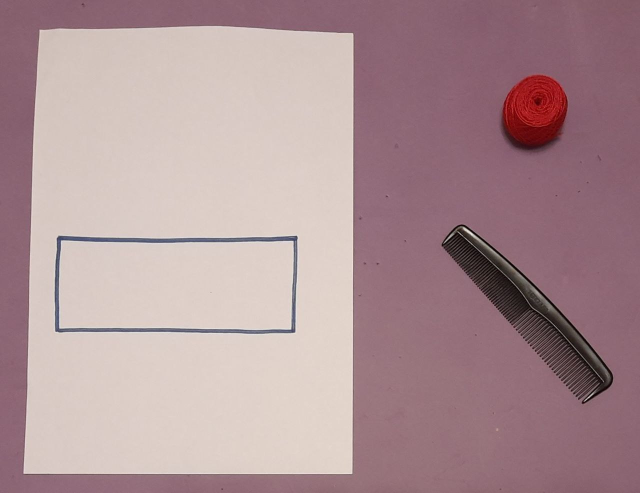
#> input picture input/polygon_1.jpg, 1280 x 986 px (shown at 1/2 size)
$ python -i detectcontours.py   (imports and definitions only)
#> lines starting #> are read from the running program, lines starting #| are printed output that depends on the picture; after the words box and inside, x2 and y2 are one past the last pixel; in counts of white or black regions, pixels touching at a corner belong together
#> further down, picture is the input picture: shape (986, 1280, 3); mean B, G, R 149.7, 146.2, 173.6
import cv2
import numpy as np

# параметры цветового фильтра
hsv_min = np.array([160, 50, 120])
hsv_max = np.array([180, 90, 255])


# находим контур многоугольника на фотографиях с основного датасета
def find_polygon_contour(img):
    img_rgb = cv2.cvtColor(img, cv2.COLOR_BGR2RGB)
    gray = cv2.cvtColor(img_rgb, cv2.COLOR_RGB2GRAY)
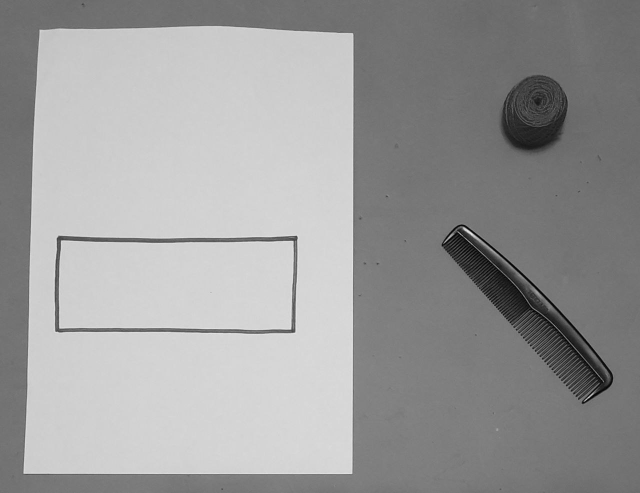
#> gray: shape (986, 1280) (shown at 1/2 size); min 1, max 244, mean 154.9

    _, binary = cv2.threshold(gray, 170, 255, cv2.THRESH_BINARY)
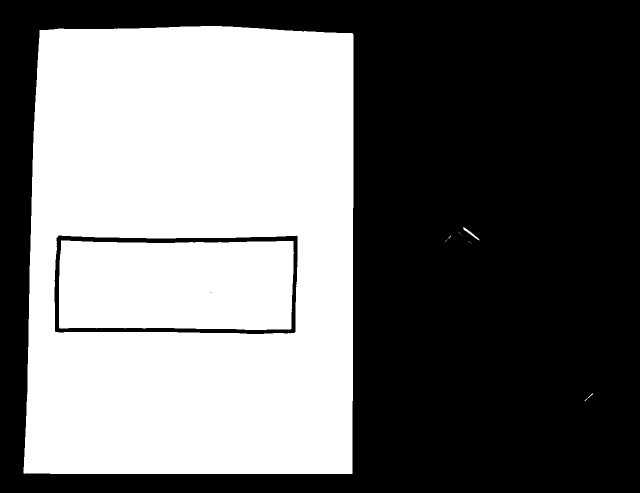
#> binary: shape (986, 1280) (shown at 1/2 size); 44.6% white; 12 white regions (8 under 20 px)

    contours, hierarchy = cv2.findContours(binary, cv2.RETR_TREE, cv2.CHAIN_APPROX_SIMPLE)
#> contours = 14 contours, 10 with area under 20; largest, box (x1, y1, x2, y2) and area: (47, 52, 707, 948) 572322, (108, 470, 597, 669) 92396, (118, 481, 588, 660) 80196, (926, 455, 959, 481) 112

    # определяем номер контура с максимальной площадью (то есть белого листа)
    max_area = 0
    max_area_num = 0
    for i in range(hierarchy.shape[1]):
        area = cv2.contourArea(contours[i])
        if area > max_area:
            max_area = area
            max_area_num = i
#> this loop made 14 passes
#> (area, max_area) on passes 10 to 11: (112, 112), (572322.5, 572322.5)
#> area on passes 12 to 13: 92395.5, 80195.5
#> after the loop, max_area = 572322.5; max_area_num = 10

    approx_list = []
    # получаем контур многоугольника
    # по всем найденным внури белого листа контурам
    for i in range(max_area_num, hierarchy.shape[1]):
        # подсчитываем площадь очередного контура
        area = cv2.contourArea(contours[i])
        # ищем первый контур внутри белого листа
        # 4 - максимальная толщина линии, ограничивающей белый лист
        # 20 - контуры случайных "мусорных" точек
        if area < max_area - 4 and area > 20:
            # аппроксимируем контурр (уменьшаем число вершин) для упрощения размещения предмета
            approx = cv2.approxPolyDP(contours[i], 0.012 * cv2.arcLength(contours[i], True), True)
            cv2.drawContours(img, [approx], 0, (255, 255, 0), 3)
            approx_list.append(approx)

            return area, approx_list
#> this loop made 2 passes
#> (area, approx) on pass 2: (92395.5, [[112, 476], [592, 470], [591, 663], [111, 664]])
#> area on pass 1: 572322.5
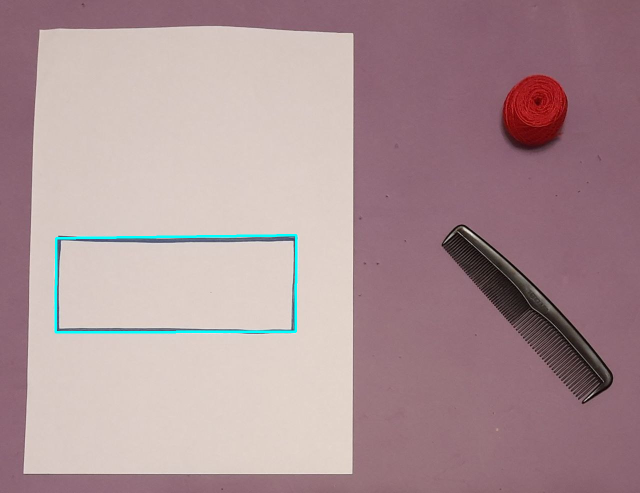
#> img: shape (986, 1280, 3) (shown at 1/2 size); 0.53% of pixels changed, all inside (x1, y1, x2, y2) = (109, 468, 595, 667)
#> after the loop, approx_list = [[[112, 476], [592, 470], [591, 663], [111, 664]]]

    return 0, 0


# находим контуры предметов
# [48 lines left out: function find_objects_contour, not called in this run]

>>> import cv2
>>> picture = cv2.imread('../input/polygon_1.jpg')
>>> result = find_polygon_contour(picture)
#> result = (92395.5, [[[112, 476], [592, 470], [591, 663], [111, 664]]])

$ run again, on input/polygon_10.jpg
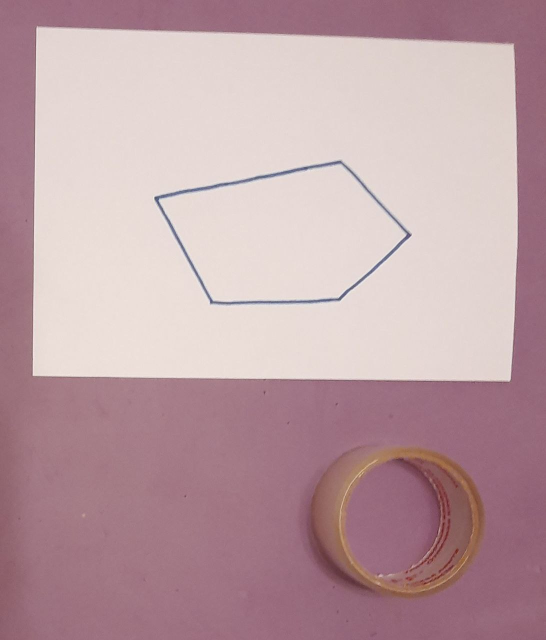
#> input picture input/polygon_10.jpg, 1092 x 1280 px (shown at 1/2 size)
#> picture is the input picture: shape (1280, 1092, 3); mean B, G, R 165.1, 159.8, 189.4
#> in find_polygon_contour, `_, binary = cv2.threshold(gray, 170, 255, cv2.THRESH_BINARY)`:
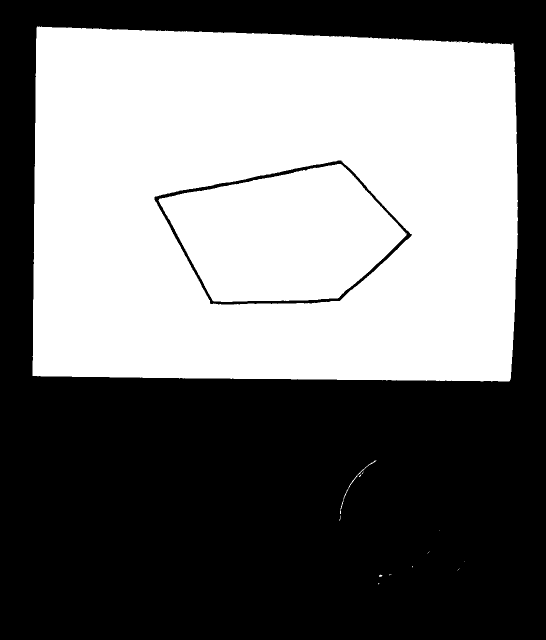
#> binary: shape (1280, 1092) (shown at 1/2 size); 46.9% white; 17 white regions (13 under 20 px)
#> contours = 21 contours, 17 with area under 20; largest, box (x1, y1, x2, y2) and area: (65, 53, 1036, 763) 661136, (308, 320, 825, 610) 101944, (317, 328, 813, 604) 93584, (680, 921, 752, 1028) 91
#> the loop in find_polygon_contour, `for i in range(hierarchy.shape[1]):` made 21 passes
#> (area, max_area) on passes 13, 16: (91, 91), (661135.5, 661135.5)
#> after the loop in find_polygon_contour, `for i in range(hierarchy.shape[1]):`: max_area = 661135.5; max_area_num = 15
#> the loop in find_polygon_contour, `for i in range(max_area_num, hierarchy.shape[1]):` made 2 passes
#> area on passes 1 to 2: 661135.5, 101944
#> after the loop in find_polygon_contour, `for i in range(max_area_num, hierarchy.shape[1]):`:
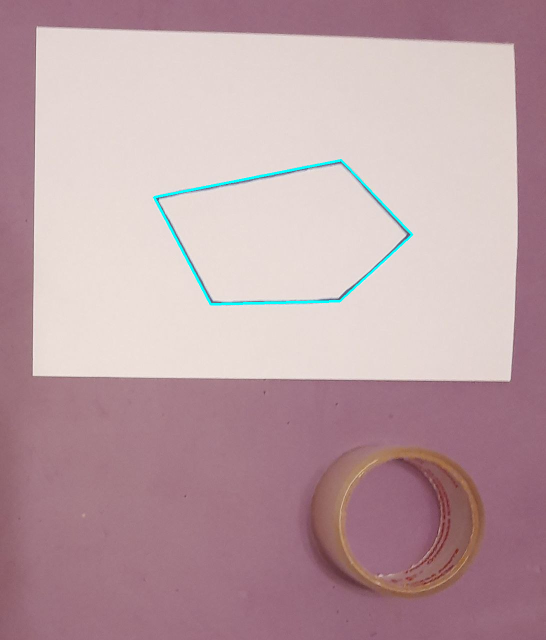
#> img: shape (1280, 1092, 3) (shown at 1/2 size); 0.43% of pixels changed, all inside (x1, y1, x2, y2) = (306, 318, 827, 611)
#> after the loop in find_polygon_contour, `for i in range(max_area_num, hierarchy.shape[1]):`: approx_list = 1 item

$ run again, on input/polygon_11.jpg
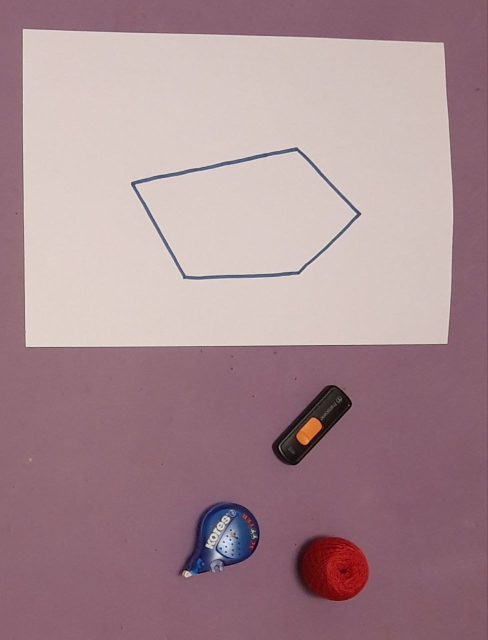
#> input picture input/polygon_11.jpg, 976 x 1280 px (shown at 1/2 size)
#> picture is the input picture: shape (1280, 976, 3); mean B, G, R 145.6, 139.7, 168.4
#> in find_polygon_contour, `_, binary = cv2.threshold(gray, 170, 255, cv2.THRESH_BINARY)`:
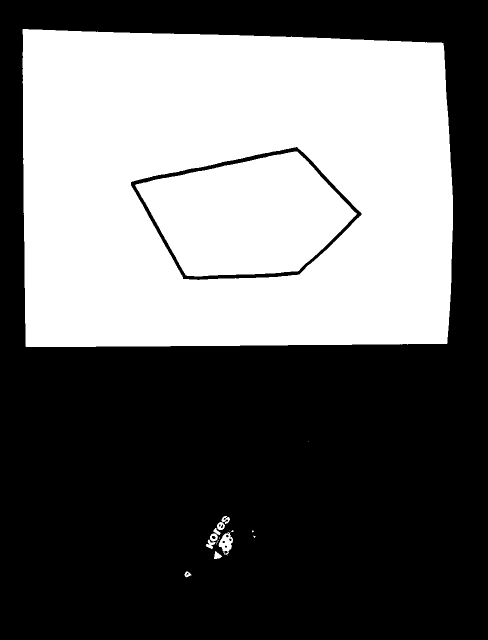
#> binary: shape (1280, 976) (shown at 1/2 size); 41.8% white; 19 white regions (9 under 20 px)
#> contours = 31 contours, 14 with area under 20; largest, box (x1, y1, x2, y2) and area: (45, 58, 906, 694) 526540, (261, 293, 724, 561) 83334, (270, 303, 714, 553) 74459, (437, 1064, 466, 1110) 732, (420, 1067, 436, 1083) 172
#> the loop in find_polygon_contour, `for i in range(hierarchy.shape[1]):` made 31 passes
#> (area, max_area) on passes 1, 4, 6, 9, 12, 29: (87, 87), (128.5, 128.5), (134.5, 134.5), (172.5, 172.5), (732, 732), (526540.5, 526540.5)
#> after the loop in find_polygon_contour, `for i in range(hierarchy.shape[1]):`: max_area = 526540.5; max_area_num = 28
#> the loop in find_polygon_contour, `for i in range(max_area_num, hierarchy.shape[1]):` made 2 passes
#> area on passes 1 to 2: 526540.5, 83333.5
#> after the loop in find_polygon_contour, `for i in range(max_area_num, hierarchy.shape[1]):`:
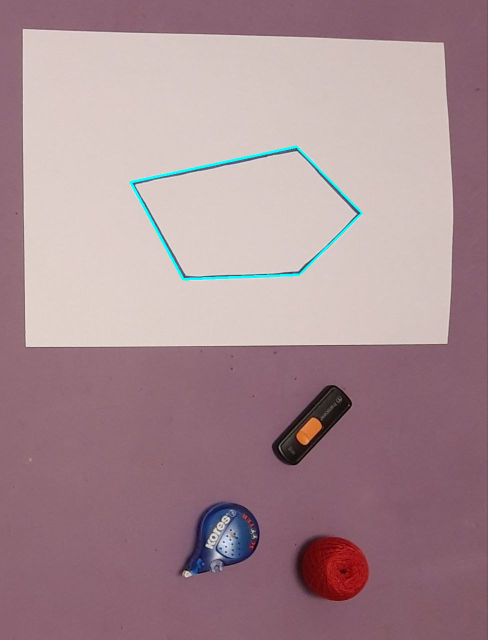
#> img: shape (1280, 976, 3) (shown at 1/2 size); 0.43% of pixels changed, all inside (x1, y1, x2, y2) = (259, 291, 726, 561)
#> after the loop in find_polygon_contour, `for i in range(max_area_num, hierarchy.shape[1]):`: approx_list = 1 item

$ run again, on input/polygon_12.jpg
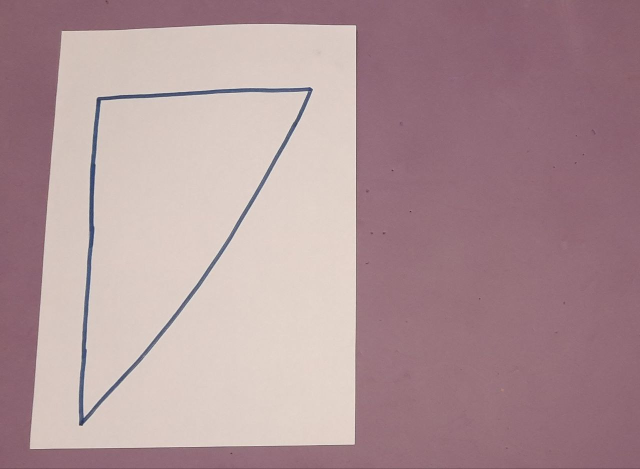
#> input picture input/polygon_12.jpg, 1280 x 938 px (shown at 1/2 size)
#> picture is the input picture: shape (938, 1280, 3); mean B, G, R 151.1, 147.5, 175.1
#> in find_polygon_contour, `_, binary = cv2.threshold(gray, 170, 255, cv2.THRESH_BINARY)`:
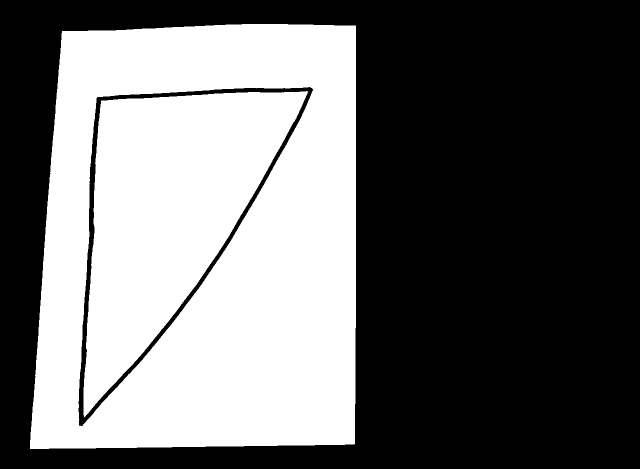
#> binary: shape (938, 1280) (shown at 1/2 size); 42.1% white; 2 white regions
#> contours = 3 contours; box (x1, y1, x2, y2) and area: (60, 48, 712, 898) 519872, (156, 173, 627, 853) 167800, (167, 182, 616, 835) 150259
#> the loop in find_polygon_contour, `for i in range(hierarchy.shape[1]):` made 3 passes
#> (area, max_area) on pass 1: (519871.5, 519871.5)
#> after the loop in find_polygon_contour, `for i in range(hierarchy.shape[1]):`: max_area = 519871.5; max_area_num = 0
#> the loop in find_polygon_contour, `for i in range(max_area_num, hierarchy.shape[1]):` made 2 passes
#> (area, approx) on pass 2: (167800.5, [[623, 175], [403, 569], [159, 852], [192, 196]])
#> after the loop in find_polygon_contour, `for i in range(max_area_num, hierarchy.shape[1]):`:
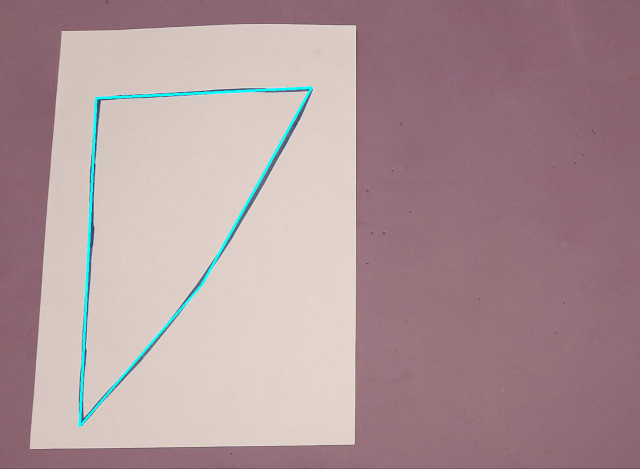
#> img: shape (938, 1280, 3) (shown at 1/2 size); 0.77% of pixels changed, all inside (x1, y1, x2, y2) = (157, 173, 626, 855)
#> after the loop in find_polygon_contour, `for i in range(max_area_num, hierarchy.shape[1]):`: approx_list = [[[623, 175], [403, 569], [159, 852], [192, 196]]]
#> result = (167800.5, [[[623, 175], [403, 569], [159, 852], [192, 196]]])
